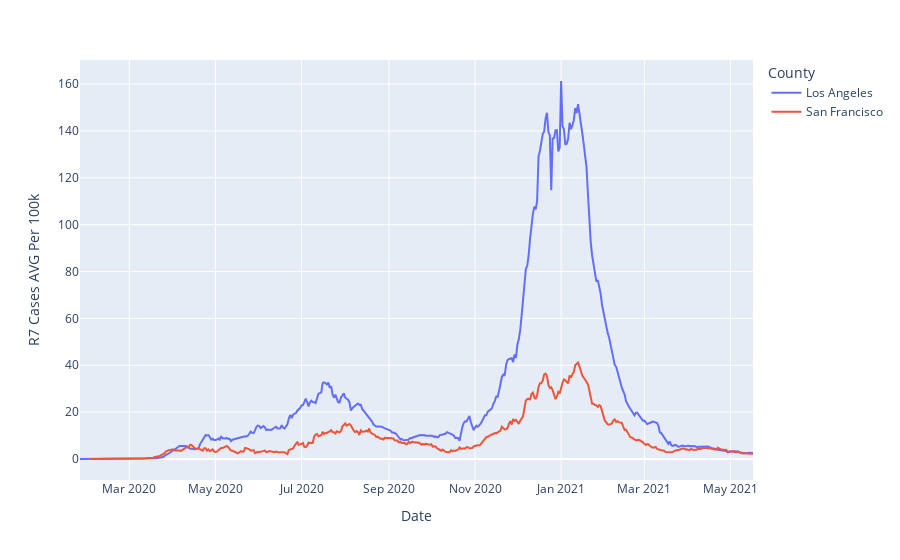

The notebook cell this image was saved under:
### Code cell
# Focus on two market's for control and test group
filtered_covid = covid[covid.County.isin(['San Francisco','Los Angeles'])][['Date','R7 Cases AVG Per 100k','County']]

fig = px.line(filtered_covid, x='Date', y='R7 Cases AVG Per 100k', color='County')
fig.show()

### Figure 1 — Plotly figure (JSON) as saved in the notebook; plotly's stock layout.template omitted (floating-point values rounded to 4 significant figures; data arrays with more than 128 entries replaced by an {"elided": "..."} marker saying what was removed)
{"data": [{"hovertemplate": "County=Los Angeles<br>Date=%{x}<br>R7 Cases AVG Per 100k=%{y}<extra></extra>", "legendgroup": "Los Angeles", "line": {"color": "#636efa", "dash": "solid"}, "mode": "lines", "name": "Los Angeles", "orientation": "v", "showlegend": true, "type": "scatter", "x": {"elided": "478 str values"}, "xaxis": "x", "y": {"elided": "478 float values"}, "yaxis": "y"}, {"hovertemplate": "County=San Francisco<br>Date=%{x}<br>R7 Cases AVG Per 100k=%{y}<extra></extra>", "legendgroup": "San Francisco", "line": {"color": "#EF553B", "dash": "solid"}, "mode": "lines", "name": "San Francisco", "orientation": "v", "showlegend": true, "type": "scatter", "x": {"elided": "471 str values"}, "xaxis": "x", "y": {"elided": "471 float values"}, "yaxis": "y"}], "layout": {"legend": {"title": {"text": "County"}, "tracegroupgap": 0}, "margin": {"t": 60}, "xaxis": {"anchor": "y", "domain": [0, 1], "title": {"text": "Date"}}, "yaxis": {"anchor": "x", "domain": [0, 1], "title": {"text": "R7 Cases AVG Per 100k"}}}}
